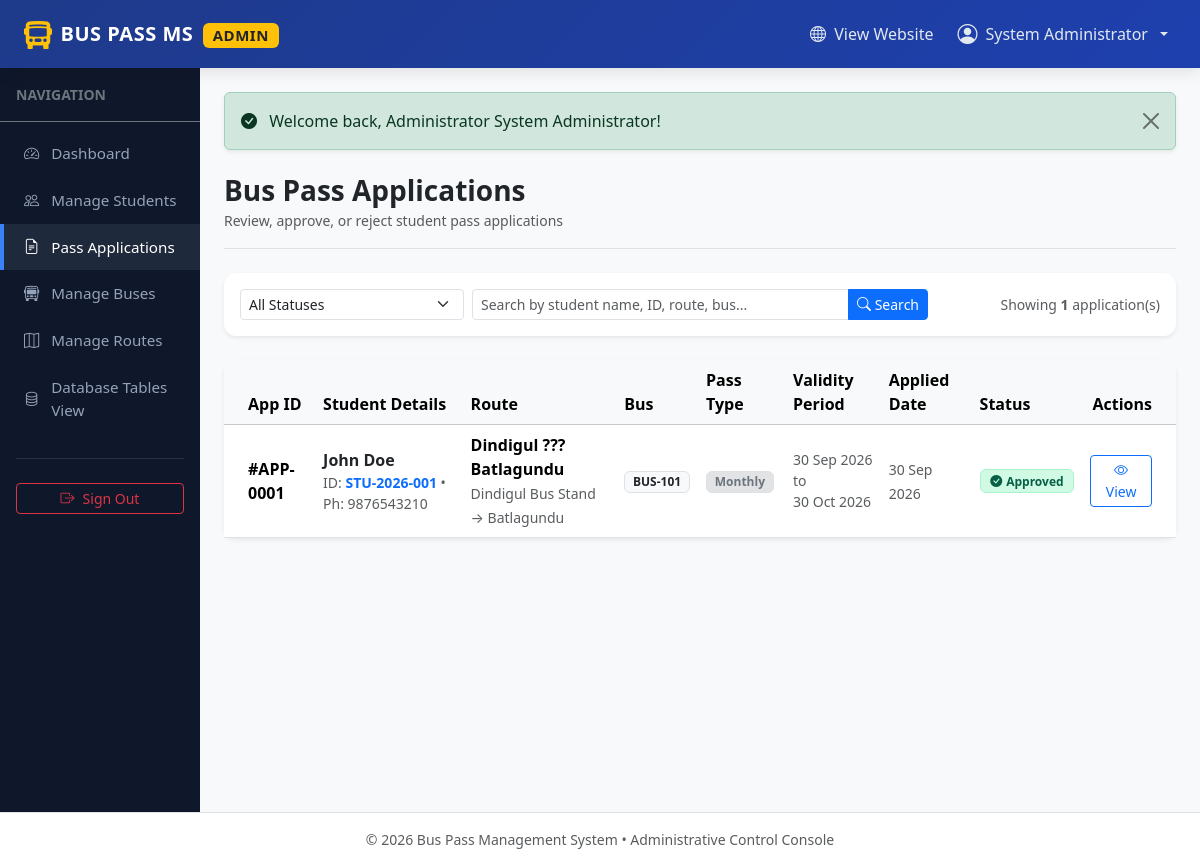
Page /admin/applications.php (signed in) on the committed database.
### tables this page shows
CREATE TABLE `bus_pass_applications` (
  `id` int(11) NOT NULL AUTO_INCREMENT,
  `student_id` int(11) NOT NULL,
  `route_id` int(11) NOT NULL,
  `bus_id` int(11) NOT NULL,
  `pass_type` enum('Daily','Monthly','Quarterly','Semester') NOT NULL,
  `start_date` date NOT NULL,
  `end_date` date NOT NULL,
  `application_date` timestamp NOT NULL DEFAULT current_timestamp(),
  `status` enum('Pending','Approved','Rejected') NOT NULL DEFAULT 'Pending',
  `remarks` text DEFAULT NULL,
  `approved_at` timestamp NULL DEFAULT NULL,
  PRIMARY KEY (`id`),
  KEY `student_id` (`student_id`),
  KEY `route_id` (`route_id`),
  KEY `bus_id` (`bus_id`),
  CONSTRAINT `bus_pass_applications_ibfk_1` FOREIGN KEY (`student_id`) REFERENCES `students` (`id`) ON DELETE CASCADE,
  CONSTRAINT `bus_pass_applications_ibfk_2` FOREIGN KEY (`route_id`) REFERENCES `routes` (`id`),
  CONSTRAINT `bus_pass_applications_ibfk_3` FOREIGN KEY (`bus_id`) REFERENCES `buses` (`id`)
);

CREATE TABLE `users` (
  `id` int(11) NOT NULL AUTO_INCREMENT,
  `name` varchar(100) NOT NULL,
  `email` varchar(100) NOT NULL,
  `password` varchar(255) NOT NULL,
  `role` enum('student','admin') NOT NULL DEFAULT 'student',
  `created_at` timestamp NOT NULL DEFAULT current_timestamp(),
  PRIMARY KEY (`id`),
  UNIQUE KEY `email` (`email`)
);

CREATE TABLE `students` (
  `id` int(11) NOT NULL AUTO_INCREMENT,
  `user_id` int(11) NOT NULL,
  `student_id` varchar(50) NOT NULL,
  `phone` varchar(20) NOT NULL,
  `college` varchar(150) NOT NULL,
  `department` varchar(100) NOT NULL,
  `year` varchar(20) NOT NULL,
  `address` text NOT NULL,
  `created_at` timestamp NOT NULL DEFAULT current_timestamp(),
  PRIMARY KEY (`id`),
  UNIQUE KEY `student_id` (`student_id`),
  KEY `user_id` (`user_id`),
  CONSTRAINT `students_ibfk_1` FOREIGN KEY (`user_id`) REFERENCES `users` (`id`) ON DELETE CASCADE
);

CREATE TABLE `routes` (
  `id` int(11) NOT NULL AUTO_INCREMENT,
  `route_name` varchar(150) NOT NULL,
  `start_point` varchar(100) NOT NULL,
  `end_point` varchar(100) NOT NULL,
  `stops` text NOT NULL,
  `fare` decimal(10,2) NOT NULL DEFAULT 0.00,
  `created_at` timestamp NOT NULL DEFAULT current_timestamp(),
  PRIMARY KEY (`id`)
);

CREATE TABLE `buses` (
  `id` int(11) NOT NULL AUTO_INCREMENT,
  `bus_number` varchar(50) NOT NULL,
  `bus_name` varchar(100) NOT NULL,
  `capacity` int(11) NOT NULL,
  `status` enum('Active','Inactive') NOT NULL DEFAULT 'Active',
  `created_at` timestamp NOT NULL DEFAULT current_timestamp(),
  PRIMARY KEY (`id`),
  UNIQUE KEY `bus_number` (`bus_number`)
);

### admin/applications.php (the view, shortened to what this page needs)
<?php
include_once __DIR__ . '/../config/db.php';
$status_filter = trim($_GET['status'] ?? '');
$search = trim($_GET['search'] ?? '');
$sql = "SELECT a.*, r.route_name, r.start_point, r.end_point, b.bus_number, b.bus_name,
               u.name AS student_name, s.student_id AS reg_no, s.phone, s.college
        FROM bus_pass_applications a
        JOIN students s ON a.student_id = s.id
        JOIN users u ON s.user_id = u.id
        JOIN routes r ON a.route_id = r.id
        JOIN buses b ON a.bus_id = b.id
        WHERE 1=1 ";
$sql .= " ORDER BY (a.status = 'Pending') DESC, a.id DESC";
$stmt = mysqli_prepare($conn, $sql);
mysqli_stmt_execute($stmt);
$result = mysqli_stmt_get_result($stmt);
$applications = [];
while ($row = mysqli_fetch_assoc($result)) {
    $applications[] = $row;
}
include_once __DIR__ . '/includes/header.php';
?>
<div class="d-flex justify-content-between flex-wrap flex-md-nowrap align-items-center pt-2 pb-3 mb-4 border-bottom">
    <div>
        <h1 class="h3 fw-bold text-dark mb-0">Bus Pass Applications</h1>
        <small class="text-muted">Review, approve, or reject student pass applications</small>
    </div>
</div>
<div class="card card-custom border-0 shadow-sm mb-4">
    <div class="card-body p-3">
        <form method="GET" action="applications.php" class="row g-2 align-items-center">
            <div class="col-md-3">
                <select name="status" class="form-select form-select-sm" onchange="this.form.submit()">
                    <option value="" <?php echo empty($status_filter) ? 'selected' : ''; ?>>All Statuses</option>
                </select>
            </div>
            <div class="col-md-6">
                <div class="input-group input-group-sm">
                    <input type="text" name="search" class="form-control" placeholder="Search by student name, ID, route, bus..." value="<?php echo htmlspecialchars($search); ?>">
                    <button class="btn btn-primary" type="submit"><i class="bi bi-search"></i> Search</button>
                </div>
            </div>
            <div class="col-md-3 text-md-end text-muted small">
                Showing <strong><?php echo count($applications); ?></strong> application(s)
            </div>
        </form>
    </div>
</div>
<div class="card card-custom border-0 shadow-sm">
    <div class="card-body p-0">
        <?php if (!empty($applications)): ?>
            <div class="table-responsive">
                <table class="table table-hover align-middle mb-0">
                    <thead class="table-light">
                        <tr>
                            <th class="ps-4">App ID</th>
                            <th>Student Details</th>
                            <th>Route</th>
                            <th>Bus</th>
                            <th>Pass Type</th>
                            <th>Validity Period</th>
                            <th>Applied Date</th>
                            <th>Status</th>
                            <th class="text-end pe-4">Actions</th>
                        </tr>
                    </thead>
                    <tbody>
                        <?php foreach ($applications as $app): ?>
                            <tr>
                                <td class="ps-4 fw-bold">#APP-<?php echo str_pad($app['id'], 4, '0', STR_PAD_LEFT); ?></td>
                                <td>
                                    <div class="fw-bold text-dark"><?php echo htmlspecialchars($app['student_name']); ?></div>
                                    <div class="small text-muted">
                                        ID: <span class="fw-semibold text-primary"><?php echo htmlspecialchars($app['reg_no']); ?></span> &bull;
                                        Ph: <?php echo htmlspecialchars($app['phone']); ?>
                                    </div>
                                </td>
                                <td>
                                    <div class="fw-semibold"><?php echo htmlspecialchars($app['route_name']); ?></div>
                                    <small class="text-muted"><?php echo htmlspecialchars($app['start_point']); ?> &rarr; <?php echo htmlspecialchars($app['end_point']); ?></small>
                                </td>
                                <td>
                                    <span class="badge bg-light text-dark border"><?php echo htmlspecialchars($app['bus_number']); ?></span>
                                </td>
                                <td>
                                    <span class="badge bg-secondary-subtle text-secondary border"><?php echo htmlspecialchars($app['pass_type']); ?></span>
                                </td>
                                <td>
                                    <small class="d-block text-muted">
                                        <?php echo date('d M Y', strtotime($app['start_date'])); ?> to <br>
                                        <?php echo date('d M Y', strtotime($app['end_date'])); ?>
                                    </small>
                                </td>
                                <td><small class="text-muted"><?php echo date('d M Y', strtotime($app['application_date'])); ?></small></td>
                                <td>
                                    <?php if ($app['status'] === 'Approved'): ?>
                                        <span class="badge badge-approved"><i class="bi bi-check-circle-fill me-1"></i>Approved</span>
                                    <?php elseif ($app['status'] === 'Rejected'): ?>
                                        <span class="badge badge-rejected"><i class="bi bi-x-circle-fill me-1"></i>Rejected</span>
                                    <?php else: ?>
                                        <span class="badge badge-pending"><i class="bi bi-hourglass-split me-1"></i>Pending</span>
                                    <?php endif; ?>
                                </td>
                                <td class="text-end pe-4">
                                    <div class="btn-group btn-group-sm">
                                        <a href="view_application.php?id=<?php echo $app['id']; ?>" class="btn btn-outline-primary" title="View Full Details">
                                            <i class="bi bi-eye"></i> View
                                        </a>
                                    </div>
                                </td>
                            </tr>
                        <?php endforeach; ?>
                    </tbody>
                </table>
            </div>
        <?php endif; ?>
    </div>
</div>
<?php include_once __DIR__ . '/includes/footer.php'; ?>

### css/style.css (style rules this page uses)
:root { --primary-color: #1e40af; --primary-hover: #1d4ed8; --secondary-color: #0f766e; --accent-color: #f59e0b; --dark-bg: #0f172a; --light-bg: #f8fafc; --card-shadow: 0 10px 25px -5px rgba(0, 0, 0, 0.06), 0 8px 10px -6px rgba(0, 0, 0, 0.04); --card-shadow-hover: 0 20px 25px -5px rgba(0, 0, 0, 0.1), 0 10px 10px -5px rgba(0, 0, 0, 0.04); }
body { font-family: 'Segoe UI', system-ui, -apple-system, BlinkMacSystemFont, Roboto, sans-serif; background-color: var(--light-bg); color: #334155; min-height: 100vh; display: flex; flex-direction: column; }
.card-custom { background: #ffffff; border: 1px solid #e2e8f0; border-radius: 12px; box-shadow: var(--card-shadow); transition: transform 0.2s ease, box-shadow 0.2s ease; }
.badge-approved { background-color: #d1fae5; color: #065f46; border: 1px solid #a7f3d0; font-weight: 600; padding: 0.4em 0.8em; }

### rows in the picture
bus_pass_applications: id "0001", users.name "John Doe", student.student_id "STU-2026-001", student.phone "9876543210", route.route_name "Dindigul ??? Batlagundu", route.start_point "Dindigul Bus Stand", route.end_point "Batlagundu", bus.bus_number "BUS-101", pass_type "Monthly", start_date "30 Sep 2026", end_date "30 Oct 2026", application_date "30 Sep 2026", status "Approved" (drawn)

### other values in the picture
$_SESSION['user_name'] "System Administrator"
$_SESSION['flash_success'] "Welcome back, Administrator System Administrator!"
count($applications) "1"
